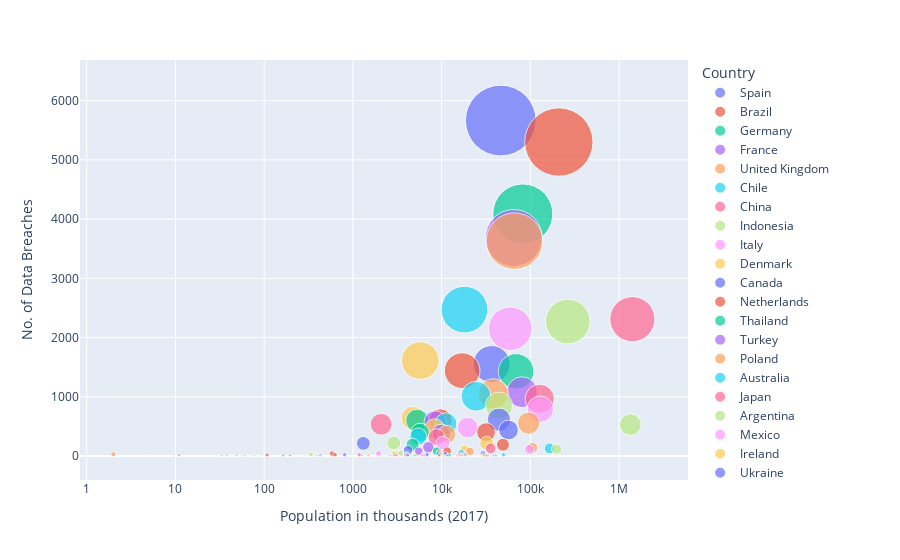

The notebook cell saved with this chart:
### Code cell
x="Population in thousands (2017)"
y="No. of Data Breaches"
color="Country"
size= "No. of Data Breaches"
hover_name="country"
log_x=True 
size_max=50

scatter_plot(data_breaches_vs_population,x,y,color,size,hover_name,log_x,size_max)
